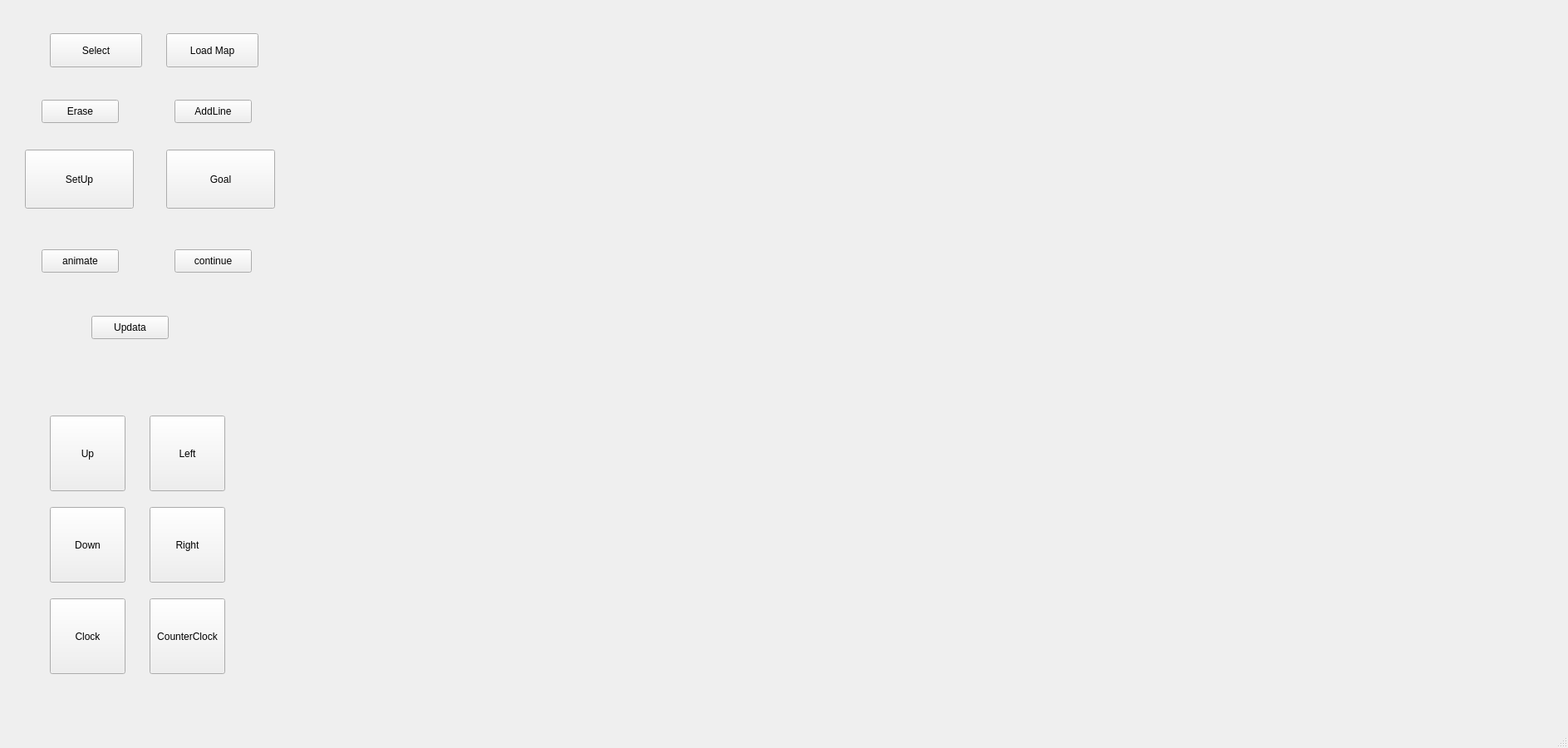
<?xml version="1.0" encoding="UTF-8"?>
<ui version="4.0">
 <class>MainWindow</class>
 <widget class="QMainWindow" name="MainWindow">
  <property name="geometry">
   <rect>
    <x>0</x>
    <y>0</y>
    <width>1887</width>
    <height>900</height>
   </rect>
  </property>
  <property name="windowTitle">
   <string>MainWindow</string>
  </property>
  <widget class="QWidget" name="centralwidget">
   <widget class="QWidget" name="widget" native="true">
    <property name="geometry">
     <rect>
      <x>370</x>
      <y>0</y>
      <width>1511</width>
      <height>870</height>
     </rect>
    </property>
   </widget>
   <widget class="QPushButton" name="SetUp">
    <property name="geometry">
     <rect>
      <x>30</x>
      <y>180</y>
      <width>131</width>
      <height>71</height>
     </rect>
    </property>
    <property name="text">
     <string>SetUp</string>
    </property>
   </widget>
   <widget class="QPushButton" name="Goal">
    <property name="geometry">
     <rect>
      <x>200</x>
      <y>180</y>
      <width>131</width>
      <height>71</height>
     </rect>
    </property>
    <property name="text">
     <string>Goal</string>
    </property>
   </widget>
   <widget class="QPushButton" name="Up">
    <property name="geometry">
     <rect>
      <x>60</x>
      <y>500</y>
      <width>91</width>
      <height>91</height>
     </rect>
    </property>
    <property name="text">
     <string>Up</string>
    </property>
   </widget>
   <widget class="QPushButton" name="Down">
    <property name="geometry">
     <rect>
      <x>60</x>
      <y>610</y>
      <width>91</width>
      <height>91</height>
     </rect>
    </property>
    <property name="text">
     <string>Down</string>
    </property>
   </widget>
   <widget class="QPushButton" name="Right">
    <property name="geometry">
     <rect>
      <x>180</x>
      <y>610</y>
      <width>91</width>
      <height>91</height>
     </rect>
    </property>
    <property name="text">
     <string>Right</string>
    </property>
   </widget>
   <widget class="QPushButton" name="Left">
    <property name="geometry">
     <rect>
      <x>180</x>
      <y>500</y>
      <width>91</width>
      <height>91</height>
     </rect>
    </property>
    <property name="text">
     <string>Left</string>
    </property>
   </widget>
   <widget class="QPushButton" name="Clock">
    <property name="geometry">
     <rect>
      <x>60</x>
      <y>720</y>
      <width>91</width>
      <height>91</height>
     </rect>
    </property>
    <property name="text">
     <string>Clock</string>
    </property>
   </widget>
   <widget class="QPushButton" name="ReClock">
    <property name="geometry">
     <rect>
      <x>180</x>
      <y>720</y>
      <width>91</width>
      <height>91</height>
     </rect>
    </property>
    <property name="text">
     <string>CounterClock</string>
    </property>
   </widget>
   <widget class="QPushButton" name="Select">
    <property name="geometry">
     <rect>
      <x>60</x>
      <y>40</y>
      <width>111</width>
      <height>41</height>
     </rect>
    </property>
    <property name="text">
     <string>Select</string>
    </property>
   </widget>
   <widget class="QPushButton" name="Load_dxf">
    <property name="geometry">
     <rect>
      <x>200</x>
      <y>40</y>
      <width>111</width>
      <height>41</height>
     </rect>
    </property>
    <property name="text">
     <string>Load Map</string>
    </property>
   </widget>
   <widget class="QPushButton" name="animated">
    <property name="geometry">
     <rect>
      <x>50</x>
      <y>300</y>
      <width>93</width>
      <height>28</height>
     </rect>
    </property>
    <property name="text">
     <string>animate</string>
    </property>
   </widget>
   <widget class="QPushButton" name="continue_2">
    <property name="geometry">
     <rect>
      <x>210</x>
      <y>300</y>
      <width>93</width>
      <height>28</height>
     </rect>
    </property>
    <property name="text">
     <string>continue</string>
    </property>
   </widget>
   <widget class="QPushButton" name="Erase">
    <property name="geometry">
     <rect>
      <x>50</x>
      <y>120</y>
      <width>93</width>
      <height>28</height>
     </rect>
    </property>
    <property name="text">
     <string>Erase</string>
    </property>
   </widget>
   <widget class="QPushButton" name="AddLine">
    <property name="geometry">
     <rect>
      <x>210</x>
      <y>120</y>
      <width>93</width>
      <height>28</height>
     </rect>
    </property>
    <property name="text">
     <string>AddLine</string>
    </property>
   </widget>
   <widget class="QPushButton" name="Update">
    <property name="geometry">
     <rect>
      <x>110</x>
      <y>380</y>
      <width>93</width>
      <height>28</height>
     </rect>
    </property>
    <property name="text">
     <string>Updata</string>
    </property>
   </widget>
  </widget>
  <widget class="QMenuBar" name="menubar">
   <property name="geometry">
    <rect>
     <x>0</x>
     <y>0</y>
     <width>1887</width>
     <height>26</height>
    </rect>
   </property>
  </widget>
  <widget class="QStatusBar" name="statusbar"/>
 </widget>
 <resources/>
 <connections/>
</ui>
